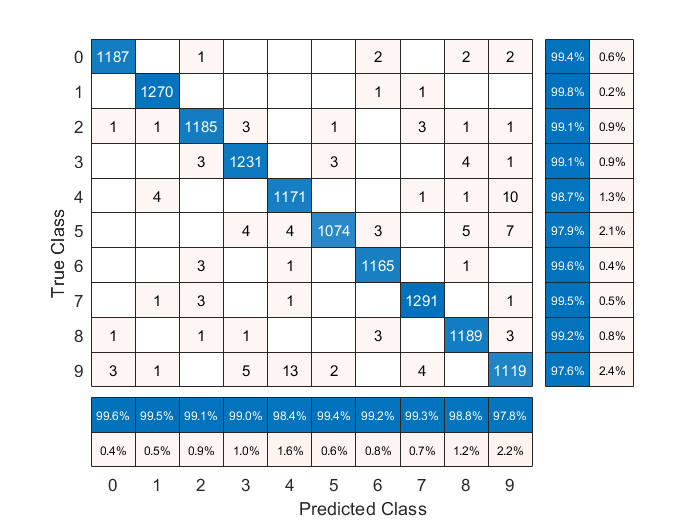
%> input picture confMatrix.png, 700 x 525 px
$ octave --eval "result = fourier(rgb2gray(imread('confMatrix.png')));"   (GNU Octave 9; MATLAB toolbox functions it lacks are replaced by stand-ins)
%> lines starting %> are read from the running program, lines starting %| are printed output that depends on the picture
function z = fourier(im)
    %figure,imshow(im);
    % binaritzem la imatge i la invertim
    bw = im;
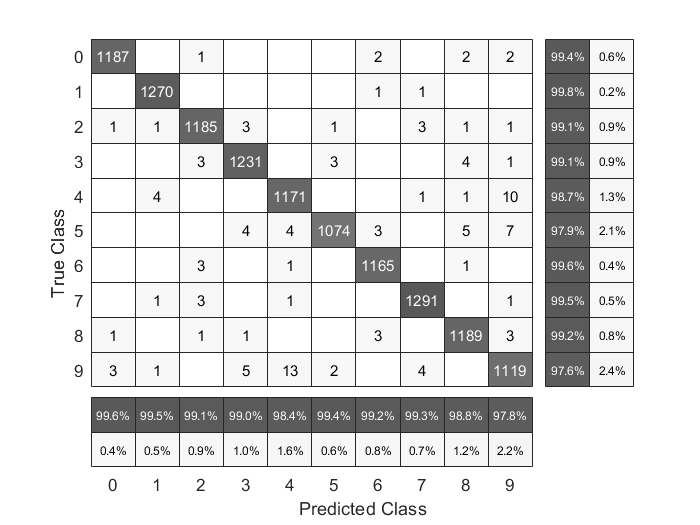
%> bw: size 525x700 uint8; min 0, max 255, mean 225.2
    %figure, imshow(bw),title('Binaritzat')
    % Close
    se = strel('disk',5);
    cl = imclose(bw, se);
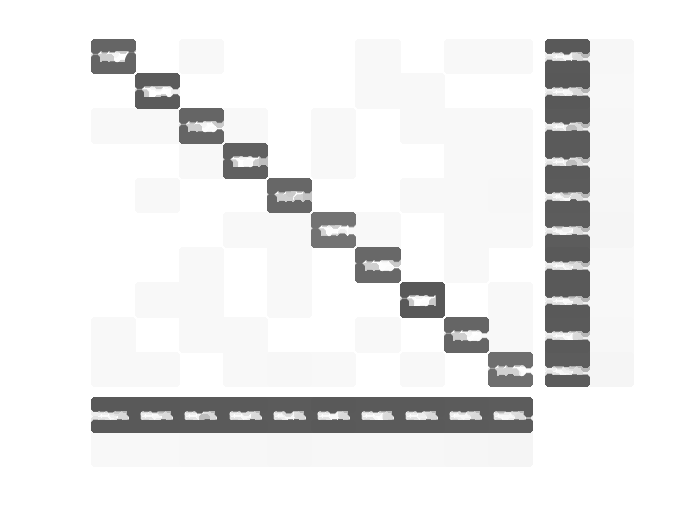
%> cl: size 525x700 uint8; min 88, max 255, mean 235.5
    %imshow(cl),title('close');
    % obtenim contorn de la imatge
    ero=imerode(cl,strel('disk',1));
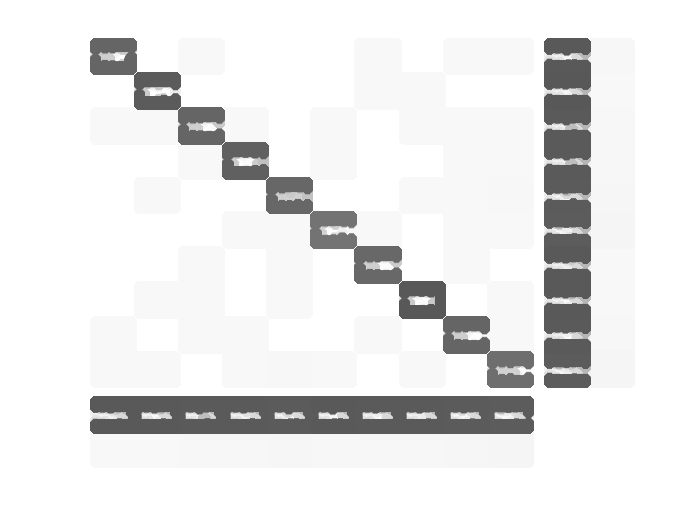
%> ero: size 525x700 uint8; min 88, max 255, mean 233.2
    cont=xor(ero,cl);
%> cont: size 525x700 logical; every value is 0
    %figure,imshow(cont), title('contorns')
    % obtenim coordenades del contorn
    [fila, col] = find(cl,1); % Busquem el primer píxel
%> fila = 1; col = 1
    B = bwtraceboundary(cl,[fila col],'E'); %direccio est a l'atzar
%> B = 2447 rows, first 12: [1 1; 1 2; 1 3; 1 4; 1 5; 1 6; 1 7; 1 8; 1 9; 1 10; 1 11; 1 12]
    [mida, ~]=size(B);
%> mida = 2447
    B = resample(B,10,mida);
%> B = [-1.31 27.59; 3.92 239.4; -5.03 498.5; 45.59 687.9; 282.9 704.2; 501.3 673.8; 526.1 459.8; 528.9 203.6; 481.8 10.65; 241 1.28]
    B = round(B);
%> B = [-1 28; 4 239; -5 498; 46 688; 283 704; 501 674; 526 460; 529 204; 482 11; 241 1]
    %figure,imshow(aux),title ('contorns a partir de coordenades')
    % B conté les coordenades
    % Fourier
    mig=mean(B);
%> mig = [260.6 350.7]
    B(:,1)=B(:,1)-mig(1);
    B(:,2)=B(:,2)-mig(2);
    % A complexes
    s= B(:,1) + 1i*B(:,2);
    % Vector dim parell
    [mida, ~]=size(B);
%> mida = 10
    if(mida/2~=round(mida/2))
        s(end+1,:)=s(end,:); %dupliquem l'ultim
        mida=mida+1;
    end
    z=fft(s);
    z=abs(z);
%> z = [2.54e-13; 376.8; 29.34; 396.4; 34.99; 111; 22.18; 150; 22.21; 3492.7]
%> `result = fourier(rgb2gray(imread('confMatrix.png')));`: result has the same summary as z in fourier
    %figure,plot(log(z)),title('fourier');
end

$ run again, on errors.png
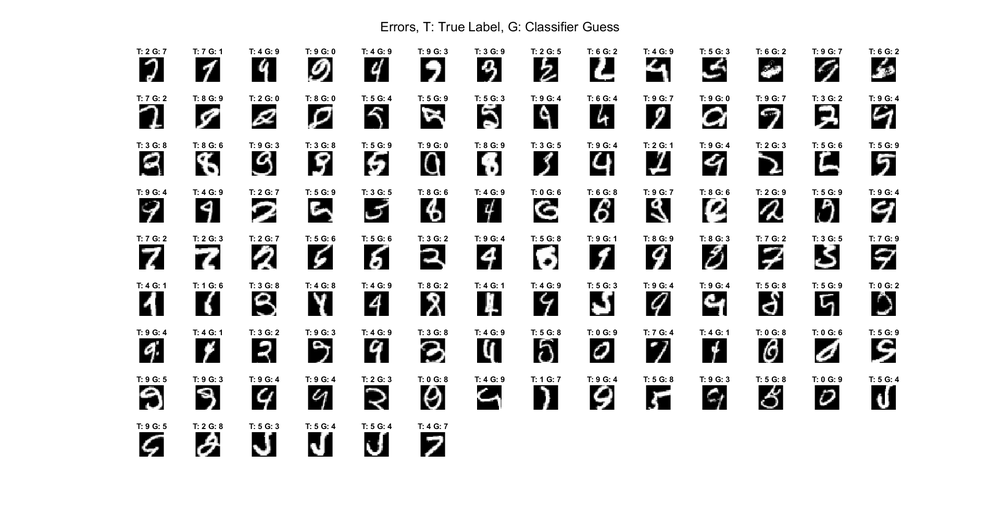
%> input picture errors.png, 1000 x 514 px, shrunk from 1920 x 986 before the run
%> in fourier, `cl = imclose(bw, se);`:
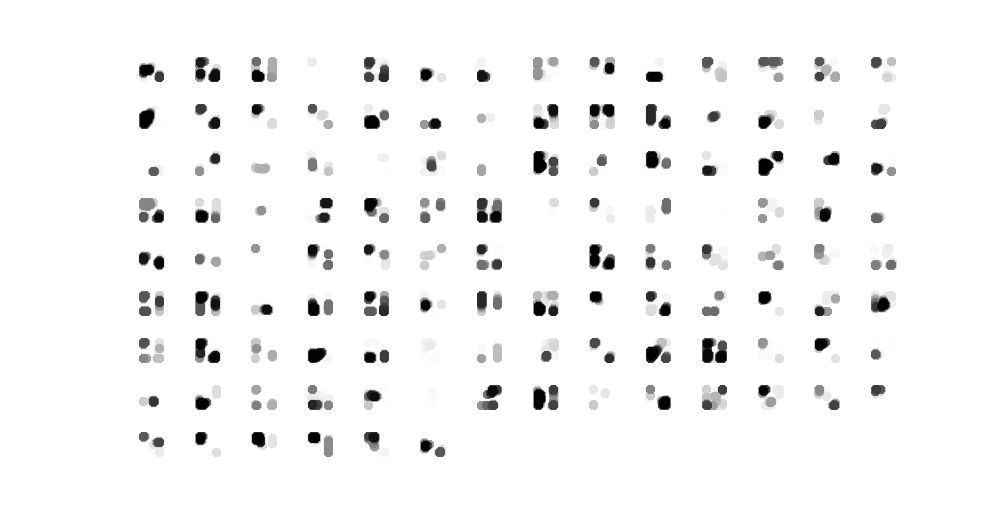
%> cl: size 514x1000 uint8; min 1, max 255, mean 245.6
%> in fourier, `ero=imerode(cl,strel('disk',1));`:
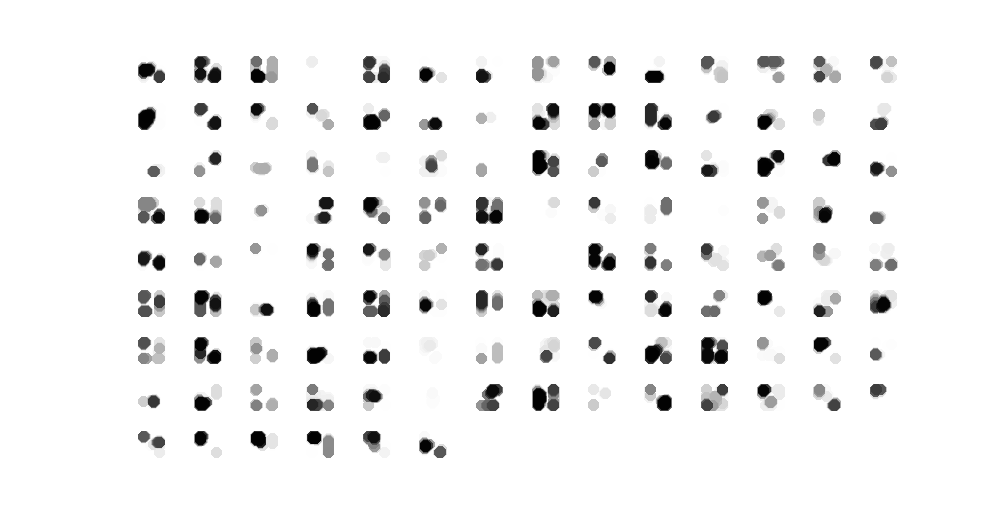
%> ero: size 514x1000 uint8; min 1, max 255, mean 242.8
%> cont: size 514x1000 logical; every value is 0
%> fila = 1
%> in fourier, `[mida, ~]=size(B);`: mida = 3025
%> in fourier, `B = resample(B,10,mida);`: B = [3.53 28.72; -2.8 303; 6.17 603.4; -3.23 909.5; 207.1 1012.6; 486.4 965.8; 517.3 701.3; 511 394.3; 515.6 92.91; 310.1 -10.91]
%> in fourier, `B = round(B);`: B = [4 29; -3 303; 6 603; -3 909; 207 1013; 486 966; 517 701; 511 394; 516 93; 310 -11]
%> mig = [255.1 500]
%> in fourier, `[mida, ~]=size(B);`: mida = 10
%> z = [5.68e-14; 1073.6; 25.79; 371.9; 20.4; 132.2; 35.42; 357.4; 23.82; 4210.1]
%> result has the same summary as z in fourier
